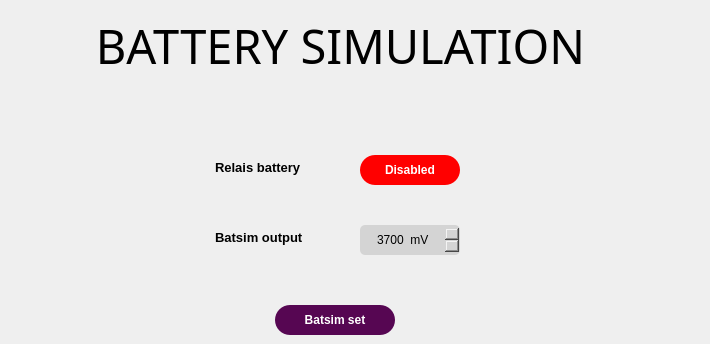
    <widget class="QWidget" name="page_battery">
     <widget class="QLabel" name="text_battery_title">
      <property name="geometry">
       <rect>
        <x>-10</x>
        <y>10</y>
        <width>701</width>
        <height>70</height>
       </rect>
      </property>
      <property name="font">
       <font>
        <family>Bahnschrift SemiBold Condensed</family>
        <pointsize>35</pointsize>
       </font>
      </property>
      <property name="styleSheet">
       <string notr="true">background-color: rgba(255, 255, 255, 0);</string>
      </property>
      <property name="text">
       <string>BATTERY SIMULATION</string>
      </property>
      <property name="alignment">
       <set>Qt::AlignCenter</set>
      </property>
     </widget>
     <widget class="QTextBrowser" name="text_battery_relais">
      <property name="geometry">
       <rect>
        <x>210</x>
        <y>155</y>
        <width>100</width>
        <height>30</height>
       </rect>
      </property>
      <property name="font">
       <font>
        <family>Segoe UI</family>
        <pointsize>10</pointsize>
       </font>
      </property>
      <property name="autoFillBackground">
       <bool>false</bool>
      </property>
      <property name="styleSheet">
       <string notr="true">background-color: rgba( 255, 255, 255, 0% );</string>
      </property>
      <property name="verticalScrollBarPolicy">
       <enum>Qt::ScrollBarAlwaysOff</enum>
      </property>
      <property name="horizontalScrollBarPolicy">
       <enum>Qt::ScrollBarAlwaysOff</enum>
      </property>
      <property name="html">
       <string>&lt;!DOCTYPE HTML PUBLIC &quot;-//W3C//DTD HTML 4.0//EN&quot; &quot;http://www.w3.org/TR/REC-html40/strict.dtd&quot;&gt;
&lt;html&gt;&lt;head&gt;&lt;meta name=&quot;qrichtext&quot; content=&quot;1&quot; /&gt;&lt;style type=&quot;text/css&quot;&gt;
p, li { white-space: pre-wrap; }
&lt;/style&gt;&lt;/head&gt;&lt;body style=&quot; font-family:'Segoe UI'; font-size:10pt; font-weight:400; font-style:normal;&quot;&gt;
&lt;p style=&quot; margin-top:0px; margin-bottom:0px; margin-left:0px; margin-right:0px; -qt-block-indent:0; text-indent:0px;&quot;&gt;&lt;span style=&quot; font-weight:600;&quot;&gt;Relais battery&lt;/span&gt;&lt;/p&gt;&lt;/body&gt;&lt;/html&gt;</string>
      </property>
     </widget>
     <widget class="QPushButton" name="btn_battery_relais">
      <property name="geometry">
       <rect>
        <x>360</x>
        <y>155</y>
        <width>100</width>
        <height>30</height>
       </rect>
      </property>
      <property name="font">
       <font>
        <family>Segoe UI</family>
        <weight>75</weight>
        <bold>true</bold>
        <kerning>false</kerning>
       </font>
      </property>
      <property name="styleSheet">
       <string notr="true">border-radius: 15px;
color: rgb(255, 255, 255);
background-color:  rgb(255, 0, 0);
</string>
      </property>
      <property name="text">
       <string>Disabled</string>
      </property>
      <property name="checkable">
       <bool>false</bool>
      </property>
     </widget>
     <widget class="QTextBrowser" name="text_battery_bat">
      <property name="geometry">
       <rect>
        <x>210</x>
        <y>225</y>
        <width>100</width>
        <height>30</height>
       </rect>
      </property>
      <property name="font">
       <font>
        <family>Segoe UI</family>
        <pointsize>10</pointsize>
       </font>
      </property>
      <property name="autoFillBackground">
       <bool>false</bool>
      </property>
      <property name="styleSheet">
       <string notr="true">background-color: rgba( 255, 255, 255, 0% );</string>
      </property>
      <property name="verticalScrollBarPolicy">
       <enum>Qt::ScrollBarAlwaysOff</enum>
      </property>
      <property name="horizontalScrollBarPolicy">
       <enum>Qt::ScrollBarAlwaysOff</enum>
      </property>
      <property name="markdown">
       <string>**Batsim output**

</string>
      </property>
      <property name="html">
       <string>&lt;!DOCTYPE HTML PUBLIC &quot;-//W3C//DTD HTML 4.0//EN&quot; &quot;http://www.w3.org/TR/REC-html40/strict.dtd&quot;&gt;
&lt;html&gt;&lt;head&gt;&lt;meta name=&quot;qrichtext&quot; content=&quot;1&quot; /&gt;&lt;style type=&quot;text/css&quot;&gt;
p, li { white-space: pre-wrap; }
&lt;/style&gt;&lt;/head&gt;&lt;body style=&quot; font-family:'Segoe UI'; font-size:10pt; font-weight:400; font-style:normal;&quot;&gt;
&lt;p style=&quot; margin-top:6px; margin-bottom:6px; margin-left:0px; margin-right:0px; -qt-block-indent:0; text-indent:0px;&quot;&gt;&lt;span style=&quot; font-weight:600;&quot;&gt;Batsim output&lt;/span&gt;&lt;/p&gt;&lt;/body&gt;&lt;/html&gt;</string>
      </property>
     </widget>
     <widget class="QSpinBox" name="btn_battery_bat">
      <property name="geometry">
       <rect>
        <x>360</x>
        <y>225</y>
        <width>100</width>
        <height>30</height>
       </rect>
      </property>
      <property name="autoFillBackground">
       <bool>false</bool>
      </property>
      <property name="styleSheet">
       <string notr="true">background-color: rgb(212, 212, 212);
border-radius: 5px;</string>
      </property>
      <property name="alignment">
       <set>Qt::AlignCenter</set>
      </property>
      <property name="readOnly">
       <bool>false</bool>
      </property>
      <property name="buttonSymbols">
       <enum>QAbstractSpinBox::UpDownArrows</enum>
      </property>
      <property name="accelerated">
       <bool>false</bool>
      </property>
      <property name="suffix">
       <string>  mV</string>
      </property>
      <property name="prefix">
       <string/>
      </property>
      <property name="minimum">
       <number>0</number>
      </property>
      <property name="maximum">
       <number>4300</number>
      </property>
      <property name="singleStep">
       <number>50</number>
      </property>
      <property name="value">
       <number>3700</number>
      </property>
     </widget>
     <widget class="QPushButton" name="btn_battery_bat_set">
      <property name="geometry">
       <rect>
        <x>275</x>
        <y>305</y>
        <width>120</width>
        <height>30</height>
       </rect>
      </property>
      <property name="font">
       <font>
        <family>Segoe UI</family>
        <weight>75</weight>
        <bold>true</bold>
        <kerning>false</kerning>
       </font>
      </property>
      <property name="styleSheet">
       <string notr="true">QPushButton {
	border-radius: 15px;
	color: rgb(255, 255, 255);
	background-color:			rgb(86,6,82);
}
QPushButton:hover {	
	background-color: 			   rgb(65, 4, 62);
}
</string>
      </property>
      <property name="text">
       <string>Batsim set</string>
      </property>
      <property name="checkable">
       <bool>true</bool>
      </property>
     </widget>
    </widget>
